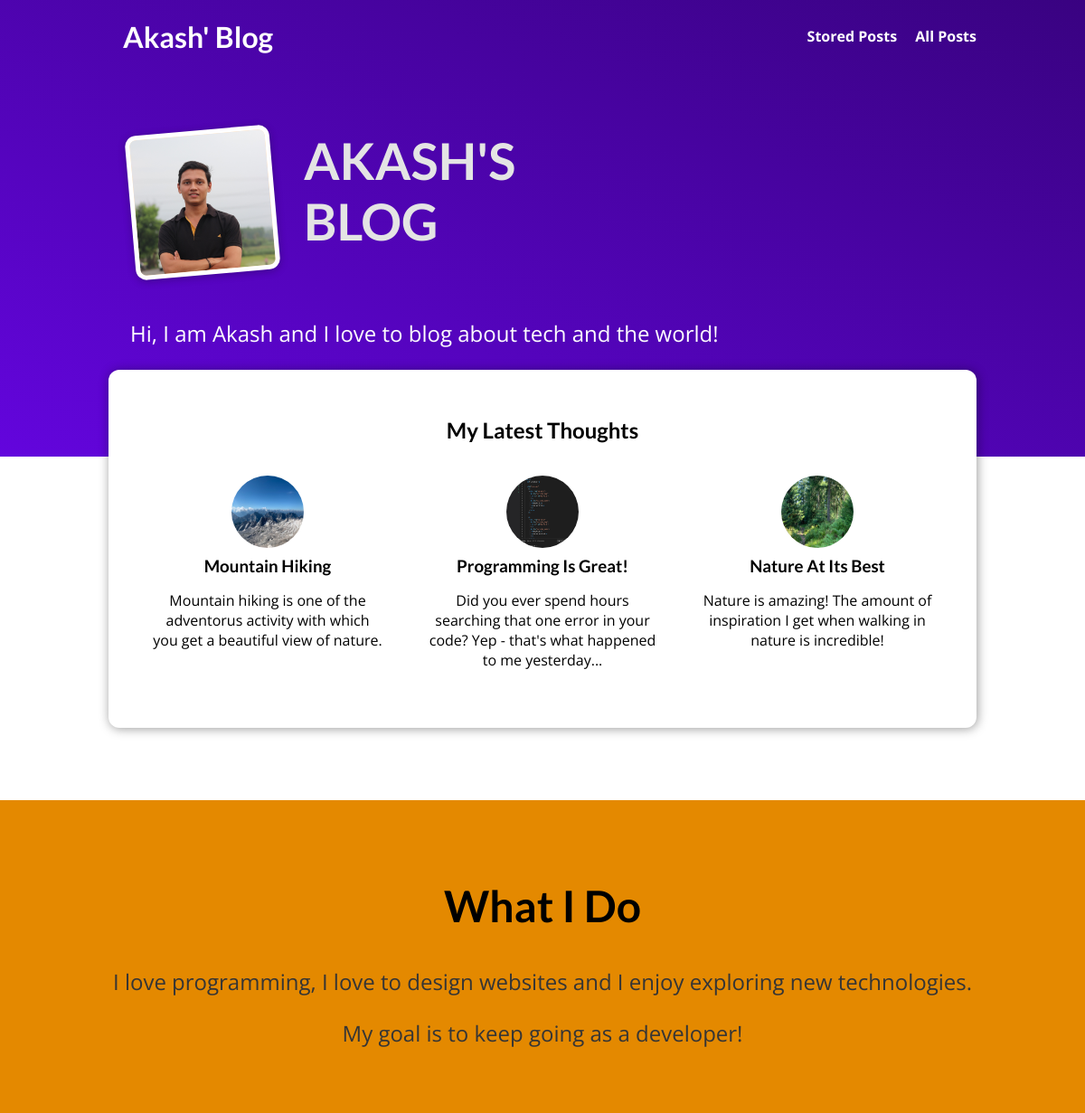
The page / on the database its author committed.
### blog/models.py (models this page shows, shortened)
class Post(models.Model):
    title = models.CharField(max_length=150)
    excerpt = models.CharField(max_length=250)
    image = models.ImageField(upload_to="posts", null=True)
    date = models.DateField(auto_now=True)
    slug = models.SlugField(unique=True, db_index=True)
    content = models.TextField(validators=[MinLengthValidator(10)])
    author = models.ForeignKey(Author, on_delete=models.SET_NULL, null=True, related_name="posts")    # One-To-Many Relation
    tags = models.ManyToManyField(Tag)   # Many-To-Many Relation

### blog/views.py (the view)
# urls.py: path("", views.StartingPageView.as_view(), name="starting-page"),
class StartingPageView(ListView):
    model = Post
    context_object_name = 'posts'
    template_name= 'blog/index.html'
    ordering = ["-date"]
    def get_queryset(self):
        base_query = super().get_queryset()
        data = base_query[:3]
        return data

### blog/templates/blog/index.html (shortened to what this page needs)
{% extends "base.html" %}
{% load static %}
{% block css_files %}
    <link rel="stylesheet" href="{% static "blog/post.css" %}">
    <link rel="stylesheet" href="{% static "blog/index.css" %}">
{% endblock %}
{% block content%}
    <section id="welcome">
        <header>
            <img src="{% static "blog/images/akash.jpg" %}" alt="Akash - The Author Of This Blog">
            <h2>AKASH'S BLOG</h2>
        </header>
        <p>Hi, I am Akash and I love to blog about tech and the world!</p>
    </section>
    <section id="latest-posts">
        <h2>My Latest Thoughts </h2>
        <ul>
           {% for post in posts %}
            {% include "blog/includes/post.html" %}
           {% endfor %}
        </ul>
    </section>
    <section id="about">
        <h2>What I Do</h2>
        <p>I love programming, I love to design websites and I enjoy exploring new technologies.</p>
        <p>My goal is to keep going as a developer!</p>
    </section>
{% endblock %}

### blog/templates/blog/includes/post.html (shortened to what this page needs)
<li>
    <article class="post">
        <a href="{% url 'post-detail-page' post.slug %}">
            <img src="{{post.image.url}}" alt="{{post.title}}">
            <div class="post__content">
                <h3> {{post.title}} </h3>
                <p>
                    {{post.excerpt}}
                </p>
            </div>
        </a>
    </article>
</li>

### static/app.css (style rules this page uses)
* { box-sizing: border-box; }
html { font-family: 'Open Sans', 'Lato', sans-serif; }
body { margin: 0; }
h1, h2, h3 { font-family: 'Lato', sans-serif; font-weight: bold; }

### blog/static/blog/post.css (style rules this page uses)
.post { display: flex; flex-direction: column; align-items: center; text-align: center; }
.post a { text-decoration: none; color: black; transition: all 0.2s ease; padding: 1rem; }
.post img { width: 5rem; height: 5rem; border-radius: 50%; }
.post h3 { margin: 0.25rem 0; }

### blog/static/blog/index.css (style rules this page uses)
#welcome { background: linear-gradient(to right top, #6305dd, #390281); padding: 6rem 12%; }
#welcome header { display: flex; align-items: flex-start; margin: 3rem auto; }
#welcome img { width: 10rem; height: 10rem; object-fit: cover; object-position: top; border: 5px solid white; border-radius: 12px; background-color: #ffe1bf; transform: rotateZ(-5deg); box-shadow: 0 2px 8px rgba(0, 0, 0, 0.25); }
#welcome h2 { font-size: 3.5rem; margin: 0 0 0 2rem; color: #e4e4e4; width: 10rem; }
#welcome p { color: white; font-size: 1.5rem; }
#latest-posts { background-color: white; padding: 2rem; border-radius: 12px; width: 60rem; margin: -6rem auto 2rem auto; box-shadow: 1px 1px 12px rgba(0, 0, 0, 0.4); }
#latest-posts h2 { text-align: center; }
#latest-posts ul { list-style: none; margin: 0; padding: 0; display: flex; gap: 1rem; }
#latest-posts li { flex: 1; }
#about { text-align: center; padding: 3rem; background-color: #e48900; margin-top: 5rem; }
#about h2 { font-size: 3rem; }
#about p { font-size: 1.5rem; color: #353535; }

### rows shown on the page
Post: image (picture), title "Mountain Hiking", excerpt "Mountain hiking is one of the adventorus activity with which you get a beautiful view of nature."
Post: image (picture), title "Programming Is Great!", excerpt "Did you ever spend hours searching that one error in your code? Yep - that's what happened to me yesterday..."
Post: image (picture), title "Nature At Its Best", excerpt "Nature is amazing! The amount of inspiration I get when walking in nature is incredible!"
